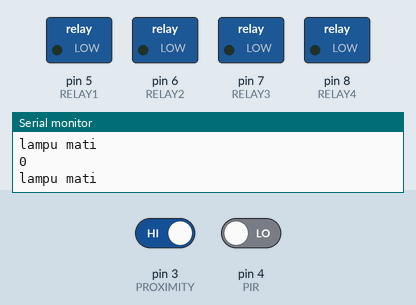
Bench run of a sketch on a simulated Arduino Uno, built with avr-gcc and run on an emulated ATmega328P. Parts: switched loads named in the sketch (green lamp = pin HIGH), the last lines printed to the serial monitor. Inputs (shaded band) come from the test bench; at power-on: pin 3 (PROXIMITY) HIGH, pin 4 (PIR) LOW.

Above: at 1.2 s.
1.3 s: pin 3 (PROXIMITY) driven LOW
3.8 s: pin 4 (PIR) driven HIGH
At 5.7 s:
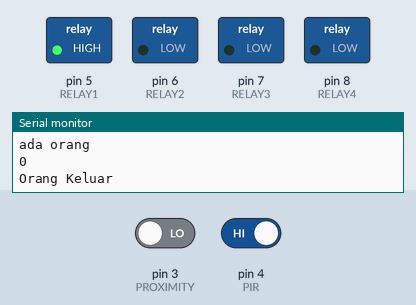
6.8 s: pin 4 (PIR) driven LOW
At 7.3 s:
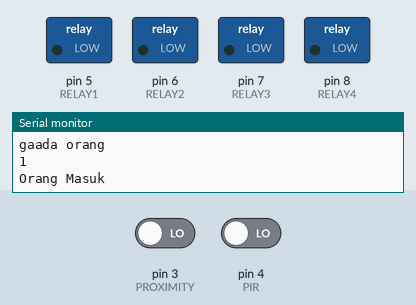
Timing chart, 0 to 9.8 s (numbered marks = the images above; inputs shaded):
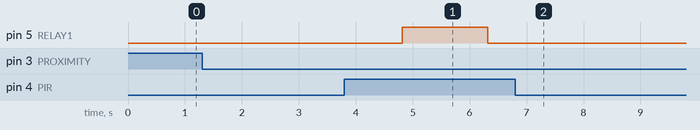

The sketch:

Project_Toilet.ino
```cpp
#define PROXIMITY 3
#define PIR 4
#define RELAY1 5
#define RELAY2 6
#define RELAY3 7
#define RELAY4 8

int dataPintu = 0;
int dataOrang = 0;


void setup() {
  Serial.begin(9600);
  pinMode(PROXIMITY, INPUT);
  pinMode(PIR, INPUT);
  pinMode(RELAY1, OUTPUT);
  pinMode(RELAY2, OUTPUT);
  pinMode(RELAY3, OUTPUT);
  pinMode(RELAY4, OUTPUT);
}

void loop() {
  Pintu();
  Serial.println(dataPintu);
  switch(dataPintu){
    case 1:
      Serial.println("lampu nyala");
      Orang();
      if (dataOrang==1){
        digitalWrite(RELAY1, HIGH);
      }
      break;
    case 0:
      Serial.println("lampu mati");
      Orang();
      if (dataOrang==0){
        digitalWrite(RELAY1, LOW);
      }
      break;
  }
}

void Pintu(){
  int sensorPintu = digitalRead(PROXIMITY);

  if (sensorPintu==0){
    if (dataPintu==0){
      Serial.println("Orang Masuk");
      dataPintu = 1;
      delay(1000);
    }

    else{
      Serial.println("Orang Keluar");
      dataPintu = 0;
      delay(1000);
    }
  }
}

void Orang(){
  int sensorOrang = digitalRead(PIR);

  if (sensorOrang==HIGH){
    if (dataOrang==0){
      Serial.println("ada orang");
      Serial.println(dataOrang);
      dataOrang = 1;
      delay(500);
    }

    else{
      Serial.println("gaada orang");
      Serial.println(dataOrang);
      dataOrang = 0;
      delay(500);
    }
  }
}
```

Measured:
- after the input at 3.8 s, pin 5 (RELAY1): LOW → HIGH after 1.0 s, → LOW 1.5 s later
- after the input at 6.8 s, pin 5 (RELAY1): stops changing and stays LOW
